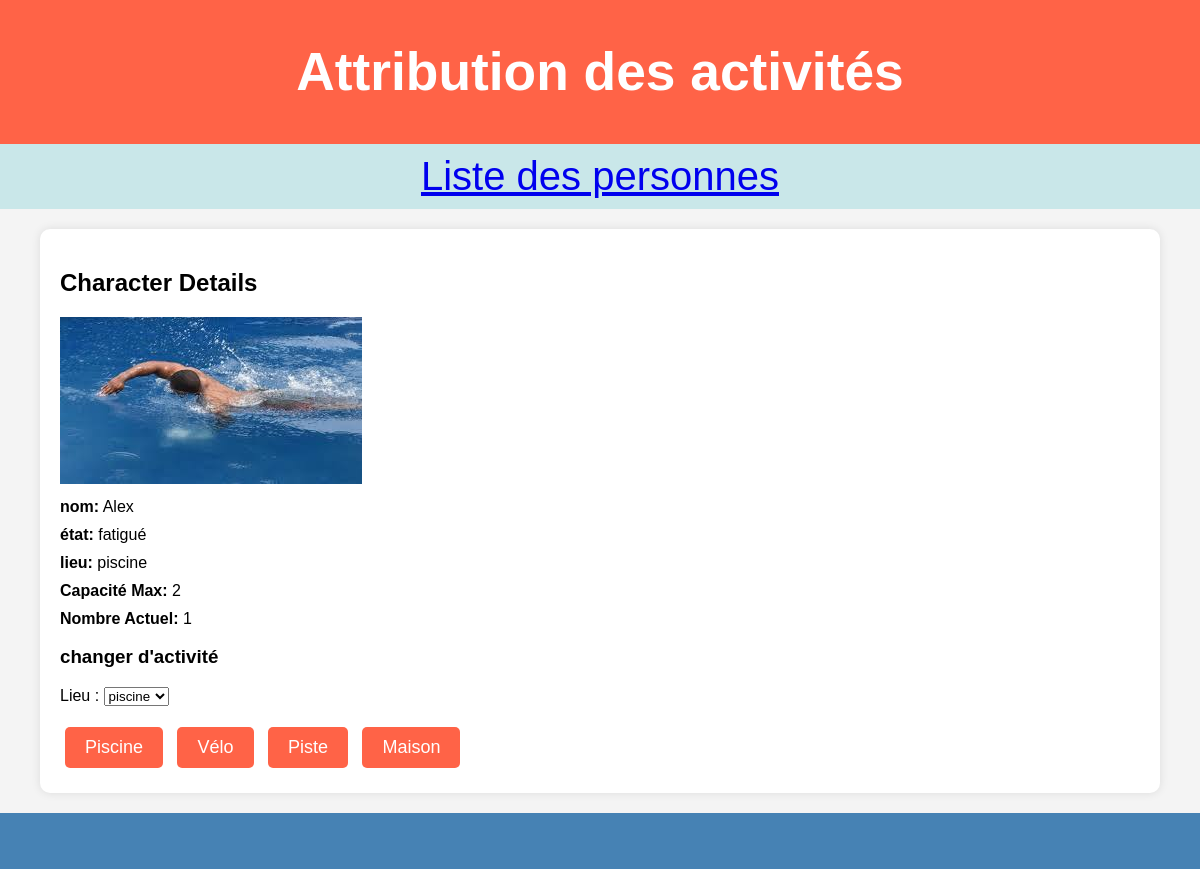
Page /character/Alex/ on the committed database.
### blog/models.py (models this page shows, shortened)
class Character(models.Model):
    id_character = models.CharField(max_length=100, primary_key=True)
    etat = models.CharField(max_length=20)
    lieu = models.ForeignKey(Equipement, on_delete=models.CASCADE)

class Equipement(models.Model):
    id_equip = models.CharField(max_length=100, primary_key=True)
    disponibilite = models.CharField(max_length=20)
    photo = models.ImageField(upload_to='images/')
    capacite_max = models.IntegerField(default=1)
    nombre_actuel = models.IntegerField(default=0)
    def __str__(self):
        return self.id_equip

### blog/views.py (the view, shortened to what this page needs)
# urls.py: path('character/<str:id_character>/', views.character_detail, name='character_detail'),
def character_detail(request, id_character):
    character = get_object_or_404(Character, id_character=id_character)
    form = MoveForm(request.POST or None, instance=character)
    return render(request, 'playground/character_detail.html', {'character': character, 'form': form})

### blog/forms.py
class MoveForm(forms.ModelForm):
    class Meta:
        model = Character
        fields = ('lieu',)

### blog/templates/playground/character_detail.html (shortened to what this page needs)
{% extends 'playground/base.html' %}
{% block content %}
<h2>Character Details</h2>
<div class="character-details">
    <img src="{{ character.lieu.photo.url }}" alt="{{ character.lieu.nom }}" class="character-image">
    <p><strong>nom:</strong> {{ character.id_character }}</p>
    <p><strong>état:</strong> {{ character.etat }}</p>
    <p><strong>lieu:</strong> {{ character.lieu }}</p>
    <p><strong>Capacité Max:</strong> {{ character.lieu.capacite_max }}</p>
    <p><strong>Nombre Actuel:</strong> {{ character.lieu.nombre_actuel }}</p>
</div>
<h3>changer d'activité</h3>
<form method="post" class="move-form">
    {{ form.as_p }}
    <button type="submit" name="action" value="piscine" class="btn-default">Piscine</button>
    <button type="submit" name="action" value="velo" class="btn-default">Vélo</button>
    <button type="submit" name="action" value="piste" class="btn-default">Piste</button>
    <button type="submit" name="action" value="maison" class="btn-default">Maison</button>
</form>
{% endblock %}

### blog/static/css/blog.css (style rules this page uses)
body { font-family: 'Arial', sans-serif; background-color: #f4f4f4; margin: 0; padding: 0; }
.btn-default { color: #ffffff; background-color: #FF6347; border: none; padding: 10px 20px; font-size: 18px; cursor: pointer; border-radius: 5px; margin: 5px; text-decoration: none; }
.character-details p { margin: 10px 0; }

### rows in the picture
Character: lieu.photo (picture), id_character "Alex", etat "fatigué", lieu "piscine", lieu.capacite_max "2", lieu.nombre_actuel "1"
